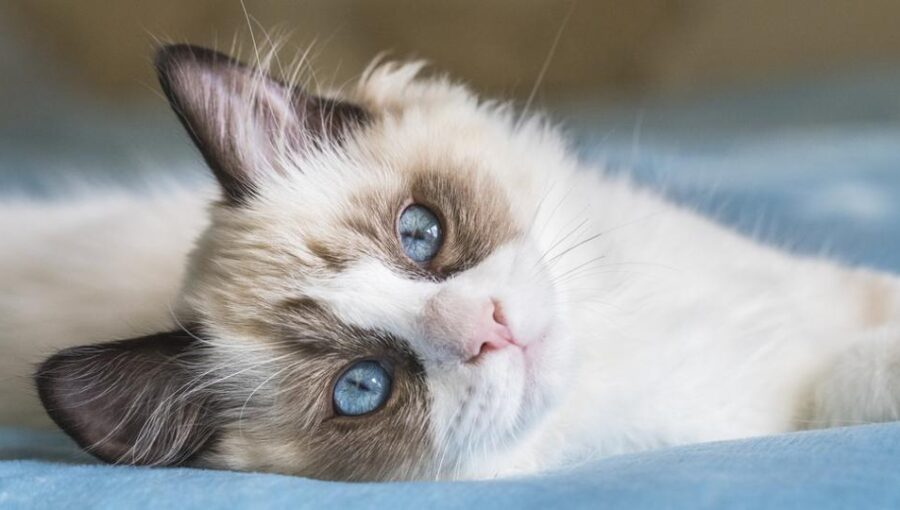
#> input picture demo/cat.jpg, 900 x 510 px, found by its file name
$ python utils.py
#> lines starting #> are read from the running program, lines starting #| are printed output that depends on the picture
import cv2
import numpy as np
import matplotlib.pyplot as plt

def read_image(image_path: str) -> np.ndarray:
    """
    Reads an image from the specified file path.

    Args:
        image_path (str): The path to the image file.

    Returns:
        np.ndarray: The image data as a NumPy array.
    """
    image = cv2.imread(image_path, cv2.IMREAD_GRAYSCALE)
    return image

def pad_image(image: np.ndarray, padding_size: tuple[int, int], padding_mode: str = 'constant', constant_values: tuple[int, int] = (0, 0)) -> np.ndarray:
    """
    Pads an image with the specified padding size and mode.

    Args:
        image (np.ndarray): The image to be padded.
        padding_size (tuple[int, int]): The padding size for the top/bottom and left/right sides of the image.
        padding_mode (str, optional): The padding mode. Defaults to 'constant'.
            - 'constant': Pads with a constant value.
            - 'edge': Pads with the edge values of the image.
            - 'reflect': Pads with the reflection of the image.
            - 'symmetric': Pads with the reflection of the image mirrored along the edge.
        constant_values (tuple[int, int], optional): The values to use for constant padding for the top/bottom and left/right sides of the image. Defaults to (0, 0).

    Returns:
        np.ndarray: The padded image.

    Raises:
        ValueError: If an invalid padding mode is provided.
    """

    if padding_mode not in ['constant', 'edge', 'reflect', 'symmetric']:
        raise ValueError("Invalid padding mode. Choose from 'constant', 'edge', 'reflect', or 'symmetric'.")

    # If padding_mode is 'constant', use the provided constant_values
    if padding_mode == 'constant':
        padded_image = np.pad(image, pad_width=((padding_size[0], padding_size[0]), (padding_size[1], padding_size[1]), (0, 0)), mode=padding_mode, constant_values=constant_values)
    else:
        padded_image = np.pad(image, pad_width=((padding_size[0], padding_size[0]), (padding_size[1], padding_size[1]), (0, 0)), mode=padding_mode)

    return padded_image


def display_image_list(images, rows=None, cols=None, figsize=None, titles=None):
  """Displays a list of NumPy arrays representing images in a grid layout.

  Args:
      images (list): List of NumPy arrays containing image data.
      rows (int, optional): Number of rows in the grid layout. If None,
          automatically calculated based on the number of images. Defaults to None.
      cols (int, optional): Number of columns in the grid layout. If None,
          automatically calculated based on the number of images. Defaults to None.
      figsize (tuple, optional): Size of the figure in inches. Defaults to None,
          which uses Matplotlib's default figure size.
      titles (list, optional): List of titles for each image. If None,
          no titles are displayed. Defaults to None.
  """

  num_images = len(images)

  # Determine rows and columns if not specified
  if rows is None and cols is None:
    rows, cols = calculate_grid_layout(num_images)
  elif rows is None:
    rows = 1
    cols = num_images // rows
  elif cols is None:
    cols = 1
    rows = num_images // cols

  # Create the figure
  if figsize is None:
    figsize = (cols * 3, rows * 3)  # Adjust figure size based on number of images
  fig, axes = plt.subplots(rows, cols, figsize=figsize)

  # Iterate through images and display them on subplots
  for i in range(num_images):
    img = images[i]
    ax = axes.flat[i]  # Get the current subplot axis

    # Display the image
    ax.imshow(img)

    # Turn off axes visibility (optional)
    ax.axis('off')

    # Add title if provided
    if titles and len(titles) > i:
      ax.set_title(titles[i])

  # Adjust layout to prevent overlapping elements
  plt.tight_layout()

  # Display the plot
  plt.show()

def calculate_grid_layout(num_images):
  """Calculates an appropriate grid layout for displaying a given number of images.

  Args:
      num_images (int): Number of images to display.

  Returns:
      tuple: A tuple containing the number of rows and columns in the grid layout.
  """

  # Start with a square grid
  rows = cols = int(np.sqrt(num_images))

  # Adjust rows and columns while keeping the aspect ratio close to 1
  while rows * cols < num_images:
    if rows <= cols:
      rows += 1
    else:
      cols += 1

  return rows, cols

if __name__ == "__main__":
    # Load an image
    image_path = "demo/cat.jpg"
    image = cv2.imread(image_path)
#> image is the input picture: shape (510, 900, 3); mean B, G, R 152.6, 153.7, 152.4
    image = cv2.cvtColor(image, cv2.COLOR_BGR2RGB)

    # Pad the image
    padding_size = (50, 50)
    padded_image = pad_image(image, padding_size, padding_mode='reflect', constant_values=(1, 1))
#> in pad_image, `padded_image = np.pad(image, pad_width=((padding_size[0], padding_size..`:
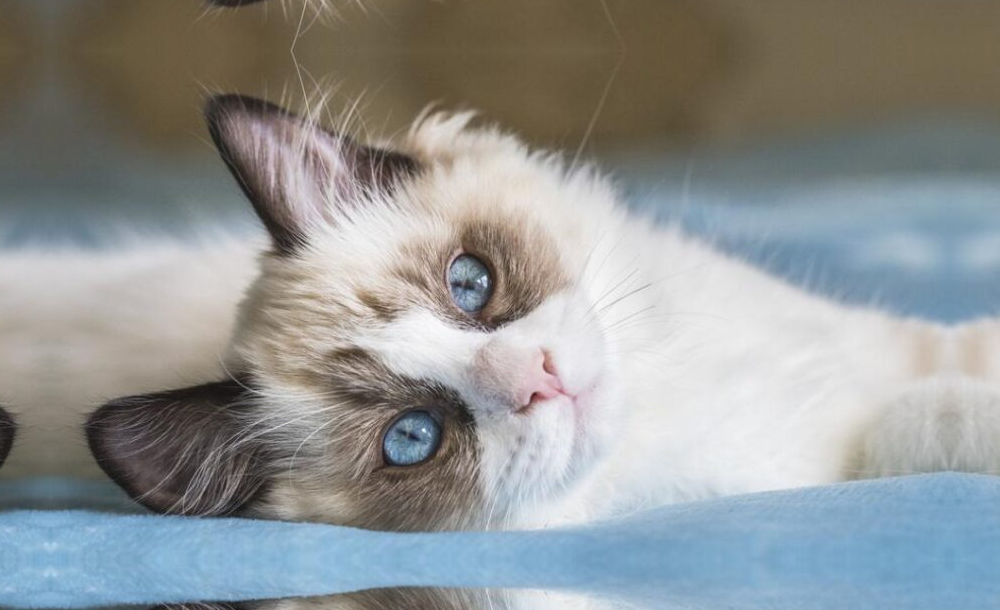
#> padded_image: shape (610, 1000, 3); mean R, G, B 145.3, 148.8, 148.4

    # Display the original and padded images
    display_image_list([image, padded_image], titles=["Original Image", "Padded Image"])
#> in display_image_list, `num_images = len(images)`: num_images = 2
#> in calculate_grid_layout, `rows = cols = int(np.sqrt(num_images))`: rows = 1
#> the loop in calculate_grid_layout, `while rows * cols < num_images:` made 1 pass
#> rows on pass 1: 2
#> after the loop in calculate_grid_layout, `while rows * cols < num_images:`: rows = 2
#> in display_image_list, `rows, cols = calculate_grid_layout(num_images)`: cols = 1
#> in display_image_list, `figsize = (cols * 3, rows * 3)`: figsize = (3, 6)
#> in display_image_list, `plt.show()`:
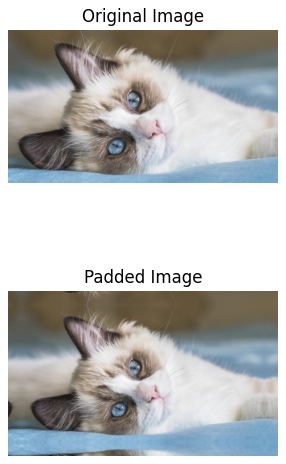
#> figure drawn by matplotlib, 2 panels
